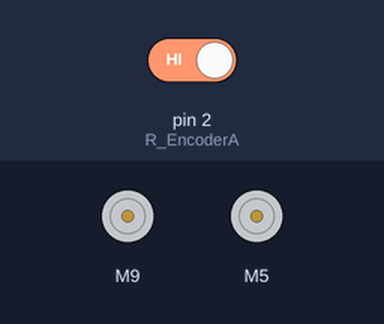
Bench run of a sketch on a simulated Arduino Uno, built with avr-gcc and run on an emulated ATmega328P. On the bench: 2 × DC motor (green arrow = forward, orange = backward, longer = faster). The inputs (shaded band) are chosen by the test bench; at power-on: pin 2 (R_EncoderA) HIGH. What the sketch prints to the serial monitor is not drawn.

Above: at 5.0 s.
Timing chart, 0 to 15.8 s (numbered marks = the images above):
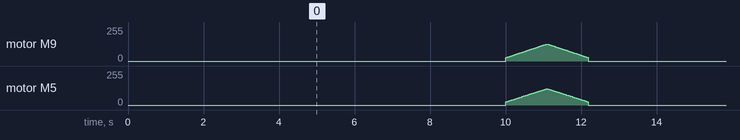

The sketch:

base_AR2040.ino
```cpp
#include <CytronMotorDriver.h>

// Pin motors Left
#define L_EncoderA 6
#define L_EncoderB 7
#define L_MotorB 8
#define L_MotorA 9

// Pin motors Right
#define R_EncoderA 2
#define R_EncoderB 3
#define R_MotorB 4
#define R_MotorA 5

CytronMD motor_Left( PWM_PWM, L_MotorA, L_MotorB);
// vitesse du moteur droit = vitesse moteur gauche -9
// 128 = 655
//  x  = 610
CytronMD motor_Right(PWM_PWM, R_MotorA, R_MotorB);

long countL_nb = 0;
long countR_nb = 0;

int il = 0;
int ir = 0;

// parametre du robot
#define COEFR2L 0.96
#define BIASR2L 0

void countL() { countL_nb += 1; }
void countR() { countR_nb += 1; }

void setup() {
  Serial.begin(9600);

  pinMode(L_EncoderA  , INPUT);
  pinMode(L_EncoderB  , INPUT);
  pinMode(L_MotorB    , OUTPUT);
  pinMode(L_MotorA    , OUTPUT);

  pinMode(R_EncoderA  , INPUT);
  pinMode(R_EncoderB  , INPUT);
  pinMode(R_MotorB    , OUTPUT);
  pinMode(R_MotorA    , OUTPUT);

    // Initialize Encoder
  attachInterrupt(digitalPinToInterrupt(L_EncoderA), countL, RISING);
  attachInterrupt(digitalPinToInterrupt(R_EncoderA), countR, RISING);
}

void loop(){
  delay(10000);
  countL_nb = 0; countR_nb = 0;
  for (float i=25; i<128; i++){
    il = i;
    ir = (COEFR2L * i) + BIASR2L;
    motor_Left.setSpeed(il); motor_Right.setSpeed(ir);
    delay(10);
    Serial.print(i);
    Serial.print(",");
    Serial.print(countL_nb);
    Serial.print(",");
    Serial.print(countR_nb);
    Serial.print("\n");
  }
  for (float i=128; i>25; i--){
    il = i;
    ir = (COEFR2L * i) + BIASR2L;
    motor_Left.setSpeed(il); motor_Right.setSpeed(ir);
    delay(10);
    Serial.print(i);
    Serial.print(",");
    Serial.print(countL_nb);
    Serial.print(",");
    Serial.print(countR_nb);
    Serial.print("\n");
  }

  motor_Left.setSpeed(0); motor_Right.setSpeed(0);


}
```
